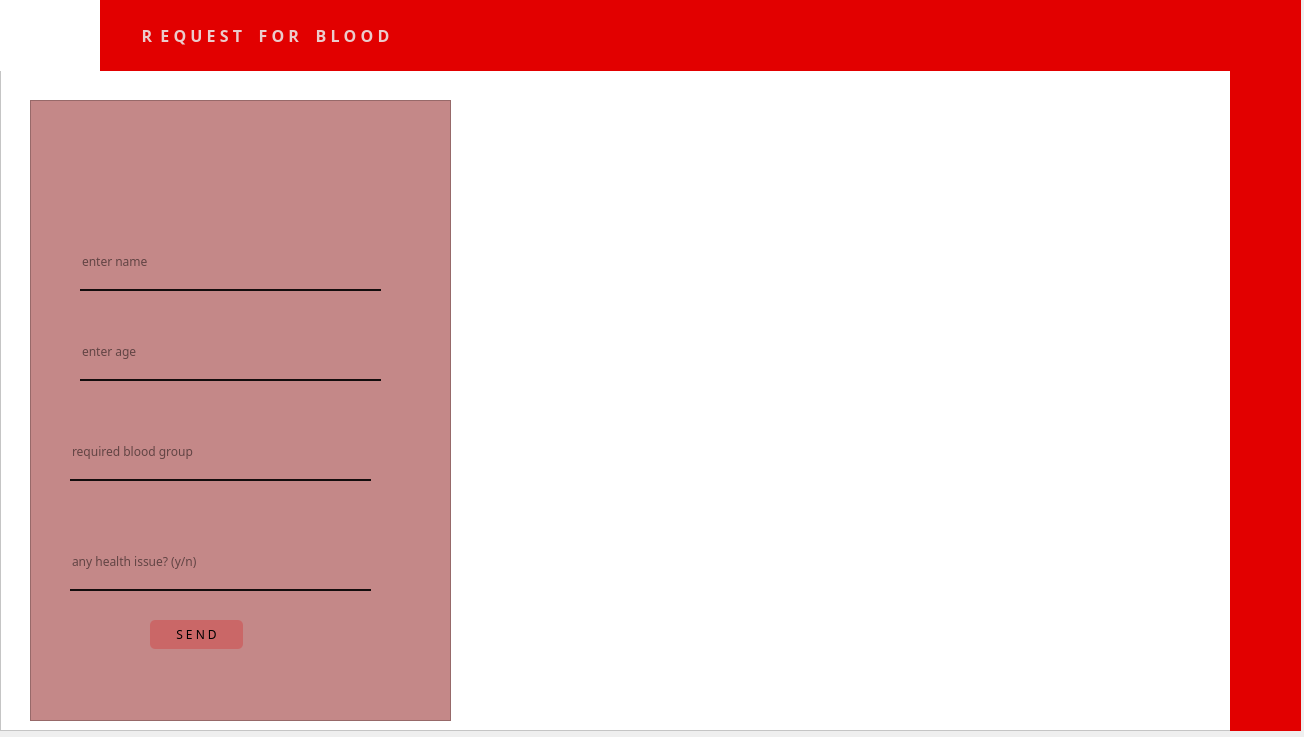
<?xml version="1.0" encoding="UTF-8"?>
<ui version="4.0">
 <class>req</class>
 <widget class="QDialog" name="req">
  <property name="geometry">
   <rect>
    <x>0</x>
    <y>0</y>
    <width>1304</width>
    <height>737</height>
   </rect>
  </property>
  <property name="maximumSize">
   <size>
    <width>1400</width>
    <height>900</height>
   </size>
  </property>
  <property name="windowTitle">
   <string>Dialog</string>
  </property>
  <property name="styleSheet">
   <string notr="true">*{

 font-family : century gothic;


}</string>
  </property>
  <widget class="QFrame" name="frame">
   <property name="geometry">
    <rect>
     <x>0</x>
     <y>-10</y>
     <width>1301</width>
     <height>741</height>
    </rect>
   </property>
   <property name="maximumSize">
    <size>
     <width>1400</width>
     <height>900</height>
    </size>
   </property>
   <property name="styleSheet">
    <string notr="true">background-color: rgb(255, 255, 255);
font-family : century gothic;</string>
   </property>
   <property name="frameShape">
    <enum>QFrame::StyledPanel</enum>
   </property>
   <property name="frameShadow">
    <enum>QFrame::Raised</enum>
   </property>
   <widget class="QLabel" name="label">
    <property name="geometry">
     <rect>
      <x>100</x>
      <y>10</y>
      <width>1201</width>
      <height>71</height>
     </rect>
    </property>
    <property name="font">
     <font>
      <family>century gothic</family>
      <pointsize>12</pointsize>
      <bold>true</bold>
     </font>
    </property>
    <property name="styleSheet">
     <string notr="true">background-color: rgb(226,0, 0);
color: rgb(235, 203, 203);</string>
    </property>
    <property name="text">
     <string>          R  E Q U E S T    F O R    B L O O D</string>
    </property>
   </widget>
   <widget class="QLabel" name="label_2">
    <property name="geometry">
     <rect>
      <x>1230</x>
      <y>70</y>
      <width>71</width>
      <height>671</height>
     </rect>
    </property>
    <property name="styleSheet">
     <string notr="true">background-color: rgb(226,0, 0);</string>
    </property>
    <property name="text">
     <string/>
    </property>
   </widget>
   <widget class="QLabel" name="label_3">
    <property name="geometry">
     <rect>
      <x>0</x>
      <y>10</y>
      <width>81</width>
      <height>71</height>
     </rect>
    </property>
    <property name="styleSheet">
     <string notr="true">border-image: url(:/img/images/Blue, white and green Medical care logo.png);</string>
    </property>
    <property name="text">
     <string/>
    </property>
   </widget>
   <widget class="QFrame" name="frame_2">
    <property name="geometry">
     <rect>
      <x>30</x>
      <y>110</y>
      <width>421</width>
      <height>621</height>
     </rect>
    </property>
    <property name="styleSheet">
     <string notr="true">background-color: rgb(196, 136, 136);</string>
    </property>
    <property name="frameShape">
     <enum>QFrame::StyledPanel</enum>
    </property>
    <property name="frameShadow">
     <enum>QFrame::Raised</enum>
    </property>
    <widget class="QLineEdit" name="lineEdit_4">
     <property name="geometry">
      <rect>
       <x>40</x>
       <y>440</y>
       <width>301</width>
       <height>51</height>
      </rect>
     </property>
     <property name="styleSheet">
      <string notr="true">border:none;
background-color: rgba(0,0,0,0);
border-bottom: 2px solid rgba(0,0,0,230);
padding-bottom:7px;</string>
     </property>
     <property name="placeholderText">
      <string>any health issue? (y/n)</string>
     </property>
    </widget>
    <widget class="QLineEdit" name="lineEdit_3">
     <property name="geometry">
      <rect>
       <x>40</x>
       <y>330</y>
       <width>301</width>
       <height>51</height>
      </rect>
     </property>
     <property name="styleSheet">
      <string notr="true">border:none;
background-color: rgba(0,0,0,0);
border-bottom: 2px solid rgba(0,0,0,230);
padding-bottom:7px;</string>
     </property>
     <property name="placeholderText">
      <string>required blood group</string>
     </property>
    </widget>
    <widget class="QLineEdit" name="lineEdit_2">
     <property name="geometry">
      <rect>
       <x>50</x>
       <y>230</y>
       <width>301</width>
       <height>51</height>
      </rect>
     </property>
     <property name="styleSheet">
      <string notr="true">border:none;
background-color: rgba(0,0,0,0);
border-bottom: 2px solid rgba(0,0,0,230);
padding-bottom:7px;</string>
     </property>
     <property name="placeholderText">
      <string>enter age</string>
     </property>
    </widget>
    <widget class="QLineEdit" name="lineEdit">
     <property name="geometry">
      <rect>
       <x>50</x>
       <y>140</y>
       <width>301</width>
       <height>51</height>
      </rect>
     </property>
     <property name="styleSheet">
      <string notr="true">border:none;
background-color: rgba(0,0,0,0);
border-bottom: 2px solid rgba(0,0,0,230);
padding-bottom:7px;</string>
     </property>
     <property name="placeholderText">
      <string>enter name</string>
     </property>
    </widget>
    <widget class="QLabel" name="label_4">
     <property name="geometry">
      <rect>
       <x>120</x>
       <y>20</y>
       <width>101</width>
       <height>101</height>
      </rect>
     </property>
     <property name="styleSheet">
      <string notr="true">border-image: url(:/img/images/e2.png);</string>
     </property>
     <property name="text">
      <string/>
     </property>
    </widget>
    <widget class="QPushButton" name="donate">
     <property name="geometry">
      <rect>
       <x>120</x>
       <y>520</y>
       <width>93</width>
       <height>29</height>
      </rect>
     </property>
     <property name="styleSheet">
      <string notr="true">QPushButton#donate{

 	background-color: rgb(202, 103, 103);
border-radius: 5px;

}
QPushButton#donate:hover{
	background-color: rgb(224, 226, 255);

}

QPushButton#donate:pressed{

padding-left:5px;
padding-top:5px;

}</string>
     </property>
     <property name="text">
      <string>S E N D</string>
     </property>
    </widget>
   </widget>
   <widget class="QLabel" name="label_5">
    <property name="geometry">
     <rect>
      <x>590</x>
      <y>190</y>
      <width>451</width>
      <height>461</height>
     </rect>
    </property>
    <property name="styleSheet">
     <string notr="true">border-image: url(:/img/images/ic5-removebg-preview.png);</string>
    </property>
    <property name="text">
     <string/>
    </property>
   </widget>
   <zorder>frame_2</zorder>
   <zorder>label</zorder>
   <zorder>label_2</zorder>
   <zorder>label_3</zorder>
   <zorder>label_5</zorder>
  </widget>
 </widget>
 <resources/>
 <connections/>
</ui>
